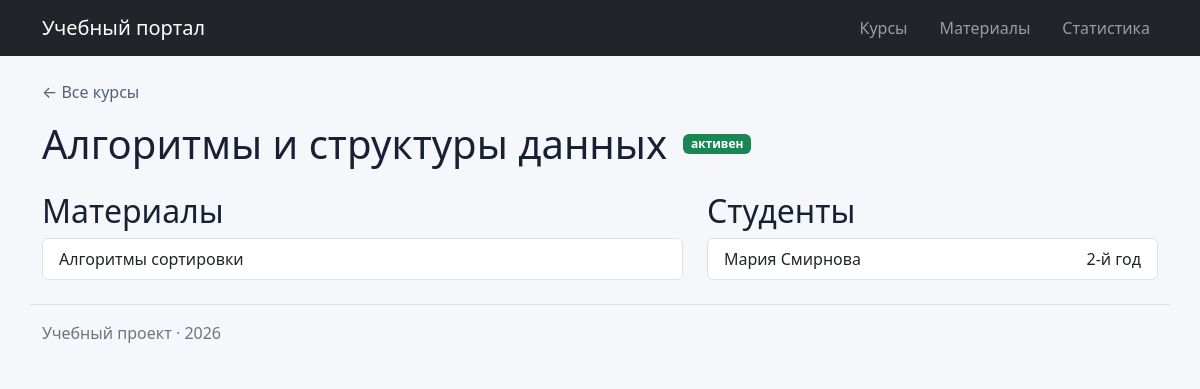
/courses/2/, run on the app's committed database.
### courses/views.py (the view)
# urls.py: path("<int:course_id>/", views.course_detail, name="detail"),
def course_detail(request, course_id):
    course = fetch_one(
        "SELECT id, name, is_active FROM courses WHERE id = ?",
        [course_id],
    )
    if course is None:
        return render(
            request, "homepage/404.html", {"object_name": "Курс"}, status=404,
        )
    materials = fetch_all(
        """
        SELECT id, title, category, is_published
        FROM materials WHERE course_id = ? ORDER BY title
        """,
        [course_id],
    )
    students = fetch_all(
        """
        SELECT id, name, study_year
        FROM students WHERE course_id = ? ORDER BY name
        """,
        [course_id],
    )
    return render(
        request,
        "courses/course_detail.html",
        {"course": course, "materials": materials, "students": students},
    )

### db/database.py (called while the page is built)
def get_connection(database_path: Path = DB_PATH) -> sqlite3.Connection:
    connection = sqlite3.connect(database_path)
    connection.row_factory = sqlite3.Row
    connection.execute("PRAGMA foreign_keys = ON")
    return connection

def fetch_all(
    query: str,
    parameters: Sequence[object] = (),
    database_path: Path = DB_PATH,
) -> list[sqlite3.Row]:
    with get_connection(database_path) as connection:
        return connection.execute(query, parameters).fetchall()

def fetch_one(
    query: str,
    parameters: Sequence[object] = (),
    database_path: Path = DB_PATH,
) -> Optional[sqlite3.Row]:
    with get_connection(database_path) as connection:
        return connection.execute(query, parameters).fetchone()

### courses/templates/courses/course_detail.html (shortened to what this page needs)
{% extends "homepage/base.html" %}
{% block content %}
<a class="back-link" href="{% url 'courses:list' %}">← Все курсы</a>
<div class="d-flex align-items-center gap-3 mt-3 mb-4">
  <h1 class="mb-0">{{ course.name }}</h1>
  <span class="badge {% if course.is_active %}text-bg-success{% else %}text-bg-secondary{% endif %}">
    {% if course.is_active %}активен{% else %}завершён{% endif %}
  </span>
</div>
<div class="row g-4">
  <section class="col-lg-7">
    <h2>Материалы</h2>
    <div class="list-group">
      {% for material in materials %}
      <a class="list-group-item list-group-item-action" href="{% url 'materials:detail' material.id %}">
        {{ material.title|truncatechars:60 }}
      </a>
      {% empty %}<p>Материалов пока нет.</p>{% endfor %}
    </div>
  </section>
  <section class="col-lg-5">
    <h2>Студенты</h2>
    <ul class="list-group">
      {% for student in students %}
      <li class="list-group-item d-flex justify-content-between">
        {{ student.name }} <span>{{ student.study_year }}-й год</span>
      </li>
      {% empty %}<li class="list-group-item">Студентов пока нет.</li>{% endfor %}
    </ul>
  </section>
</div>
{% endblock %}

### homepage/static/css/style.css (style rules this page uses)
:root { --page-bg: #f5f7fb; --card-border: #dfe5ef; --accent: #3157d5; }
body { background: var(--page-bg); color: #182033; min-height: 100vh; }
.back-link { color: #526176; text-decoration: none; }

### data on the page
courses: name "Алгоритмы и структуры данных"
materials: title "Алгоритмы сортировки"
students: name "Мария Смирнова", study_year "2"
